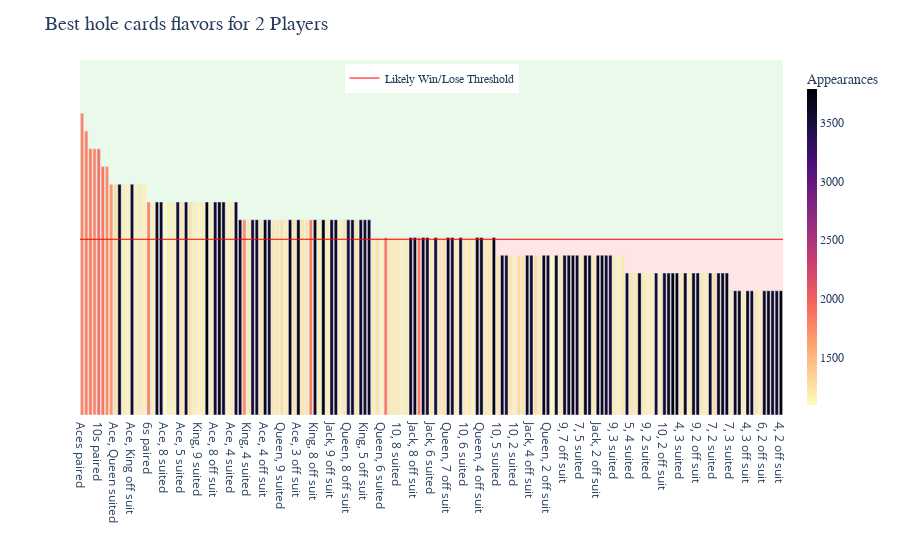
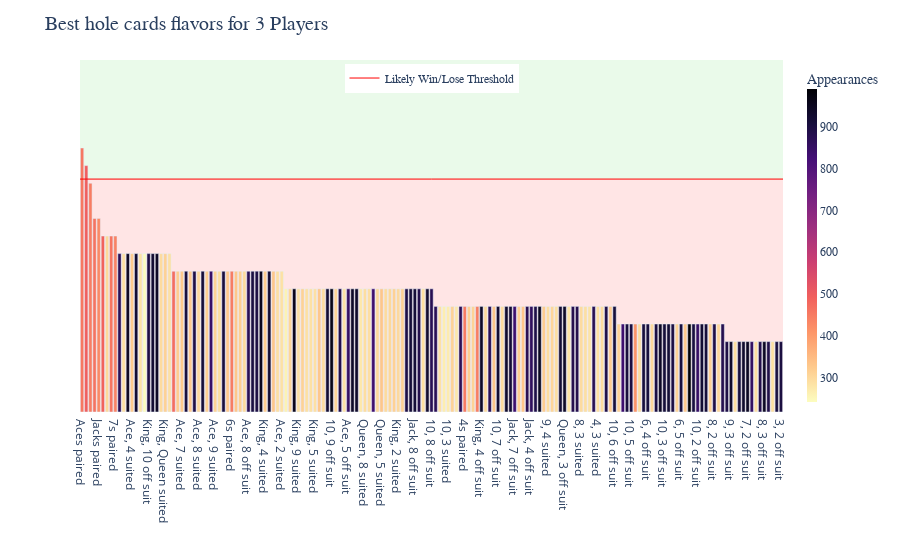
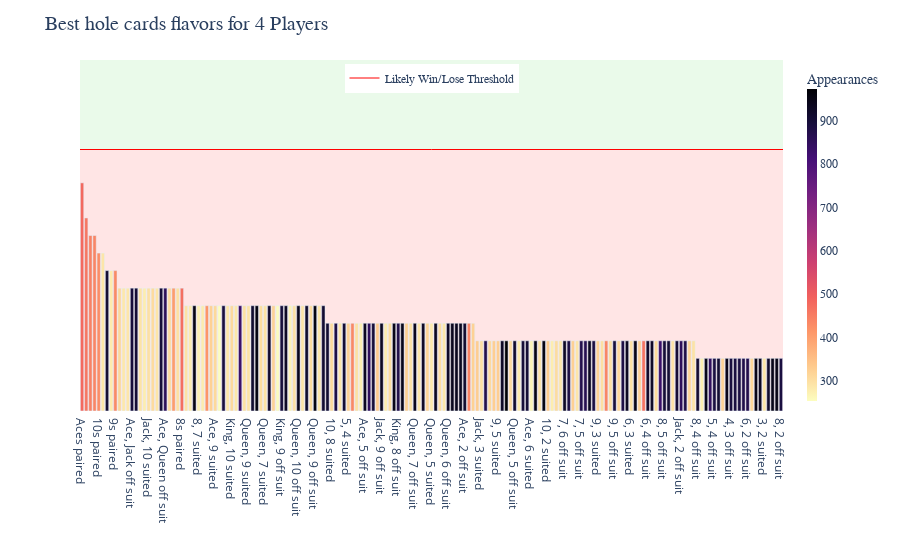
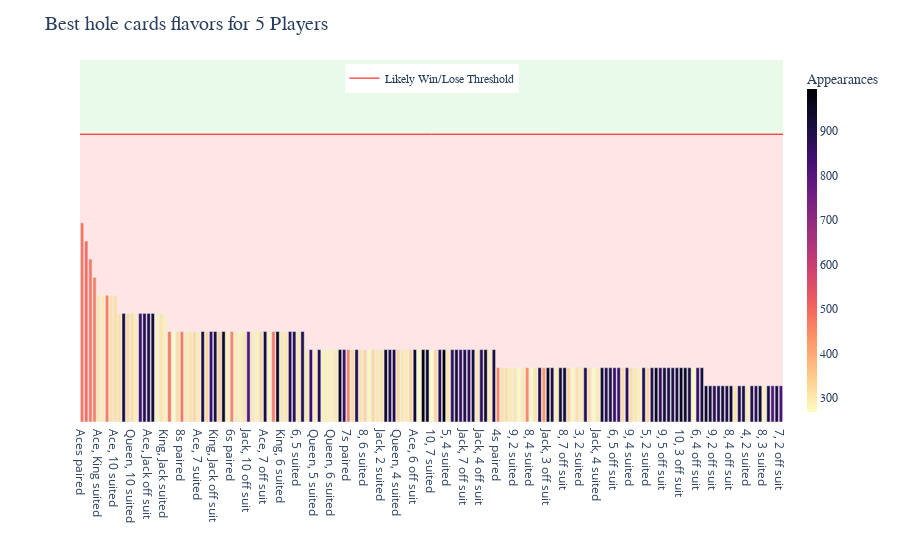

Write notebook code for charts like these, in order.
### Code cell
import importlib
import src.plot_data
importlib.reload(src.plot_data)

from src.plot_data import plot_data

for players in range(2, 11):
    plot_data(show_plot=True, n_players_to_plot=players)

### Figure 1 — Plotly figure (JSON) as saved in the notebook; plotly's stock layout.template omitted (floating-point values rounded to 4 significant figures; data arrays with more than 128 entries replaced by an {"elided": "..."} marker saying what was removed)
{"data": [{"alignmentgroup": "True", "customdata": {"elided": "169x1 float values"}, "hovertemplate": "hole cards flavor=%{x}<br>win ratio rounded down to nearest 5%=%{y:.0%}<br>win ratio=%{customdata[0]:.2%}<br>appearances=%{marker.color}<extra></extra>", "legendgroup": "", "marker": {"color": {"elided": "169 int values"}, "coloraxis": "coloraxis", "pattern": {"shape": ""}}, "name": "", "offsetgroup": "", "orientation": "v", "showlegend": false, "textposition": "auto", "type": "bar", "x": {"elided": "169 str values"}, "xaxis": "x", "y": {"elided": "169 float values"}, "yaxis": "y"}, {"line": {"color": "red", "width": 1}, "mode": "lines", "name": "Likely Win/Lose Threshold", "showlegend": true, "type": "scatter", "x": [null], "y": [null]}], "layout": {"barmode": "relative", "coloraxis": {"colorbar": {"thickness": 10, "tickfont": {"family": "monospace", "size": 12}, "title": {"font": {"family": "sans-serif", "size": 14}, "text": "Appearances"}}, "colorscale": [[0, "#fcfdbf"], [0.1111, "#feca8d"], [0.2222, "#fd9668"], [0.3333, "#f1605d"], [0.4444, "#cd4071"], [0.5556, "#9e2f7f"], [0.6667, "#721f81"], [0.7778, "#440f76"], [0.8889, "#180f3d"], [1, "#000004"]]}, "legend": {"font": {"family": "sans-serif", "size": 12}, "tracegroupgap": 0, "x": 0.5, "xanchor": "center", "y": 0.99, "yanchor": "top"}, "margin": {"t": 60}, "plot_bgcolor": "white", "shapes": [{"line": {"color": "red", "width": 1}, "type": "line", "x0": 0, "x1": 1, "xref": "paper", "y0": 0.495, "y1": 0.495, "yref": "y"}, {"fillcolor": "limegreen", "layer": "below", "line": {"width": 0}, "opacity": 0.1, "type": "rect", "x0": 0, "x1": 1, "xref": "paper", "y0": 0.495, "y1": 1, "yref": "y"}, {"fillcolor": "red", "layer": "below", "line": {"width": 0}, "opacity": 0.1, "type": "rect", "x0": 0, "x1": 1, "xref": "paper", "y0": 0, "y1": 0.495, "yref": "y"}], "title": {"font": {"family": "serif", "size": 20}, "text": "Best hole cards flavors for 2 Players"}, "xaxis": {"anchor": "y", "domain": [0, 1], "showgrid": false, "title": {"text": ""}}, "yaxis": {"anchor": "x", "domain": [0, 1], "range": [0, 1], "showgrid": false, "showticklabels": false, "title": {"text": ""}}}}

### Figure 2 — Plotly figure (JSON) as saved in the notebook; plotly's stock layout.template omitted (floating-point values rounded to 4 significant figures; data arrays with more than 128 entries replaced by an {"elided": "..."} marker saying what was removed)
{"data": [{"alignmentgroup": "True", "customdata": {"elided": "169x1 float values"}, "hovertemplate": "hole cards flavor=%{x}<br>win ratio rounded down to nearest 5%=%{y:.0%}<br>win ratio=%{customdata[0]:.2%}<br>appearances=%{marker.color}<extra></extra>", "legendgroup": "", "marker": {"color": {"elided": "169 int values"}, "coloraxis": "coloraxis", "pattern": {"shape": ""}}, "name": "", "offsetgroup": "", "orientation": "v", "showlegend": false, "textposition": "auto", "type": "bar", "x": {"elided": "169 str values"}, "xaxis": "x", "y": {"elided": "169 float values"}, "yaxis": "y"}, {"line": {"color": "red", "width": 1}, "mode": "lines", "name": "Likely Win/Lose Threshold", "showlegend": true, "type": "scatter", "x": [null], "y": [null]}], "layout": {"barmode": "relative", "coloraxis": {"colorbar": {"thickness": 10, "tickfont": {"family": "monospace", "size": 12}, "title": {"font": {"family": "sans-serif", "size": 14}, "text": "Appearances"}}, "colorscale": [[0, "#fcfdbf"], [0.1111, "#feca8d"], [0.2222, "#fd9668"], [0.3333, "#f1605d"], [0.4444, "#cd4071"], [0.5556, "#9e2f7f"], [0.6667, "#721f81"], [0.7778, "#440f76"], [0.8889, "#180f3d"], [1, "#000004"]]}, "legend": {"font": {"family": "sans-serif", "size": 12}, "tracegroupgap": 0, "x": 0.5, "xanchor": "center", "y": 0.99, "yanchor": "top"}, "margin": {"t": 60}, "plot_bgcolor": "white", "shapes": [{"line": {"color": "red", "width": 1}, "type": "line", "x0": 0, "x1": 1, "xref": "paper", "y0": 0.6617, "y1": 0.6617, "yref": "y"}, {"fillcolor": "limegreen", "layer": "below", "line": {"width": 0}, "opacity": 0.1, "type": "rect", "x0": 0, "x1": 1, "xref": "paper", "y0": 0.6617, "y1": 1, "yref": "y"}, {"fillcolor": "red", "layer": "below", "line": {"width": 0}, "opacity": 0.1, "type": "rect", "x0": 0, "x1": 1, "xref": "paper", "y0": 0, "y1": 0.6617, "yref": "y"}], "title": {"font": {"family": "serif", "size": 20}, "text": "Best hole cards flavors for 3 Players"}, "xaxis": {"anchor": "y", "domain": [0, 1], "showgrid": false, "title": {"text": ""}}, "yaxis": {"anchor": "x", "domain": [0, 1], "range": [0, 1], "showgrid": false, "showticklabels": false, "title": {"text": ""}}}}

### Figure 3 — Plotly figure (JSON) as saved in the notebook; plotly's stock layout.template omitted (floating-point values rounded to 4 significant figures; data arrays with more than 128 entries replaced by an {"elided": "..."} marker saying what was removed)
{"data": [{"alignmentgroup": "True", "customdata": {"elided": "169x1 float values"}, "hovertemplate": "hole cards flavor=%{x}<br>win ratio rounded down to nearest 5%=%{y:.0%}<br>win ratio=%{customdata[0]:.2%}<br>appearances=%{marker.color}<extra></extra>", "legendgroup": "", "marker": {"color": {"elided": "169 int values"}, "coloraxis": "coloraxis", "pattern": {"shape": ""}}, "name": "", "offsetgroup": "", "orientation": "v", "showlegend": false, "textposition": "auto", "type": "bar", "x": {"elided": "169 str values"}, "xaxis": "x", "y": {"elided": "169 float values"}, "yaxis": "y"}, {"line": {"color": "red", "width": 1}, "mode": "lines", "name": "Likely Win/Lose Threshold", "showlegend": true, "type": "scatter", "x": [null], "y": [null]}], "layout": {"barmode": "relative", "coloraxis": {"colorbar": {"thickness": 10, "tickfont": {"family": "monospace", "size": 12}, "title": {"font": {"family": "sans-serif", "size": 14}, "text": "Appearances"}}, "colorscale": [[0, "#fcfdbf"], [0.1111, "#feca8d"], [0.2222, "#fd9668"], [0.3333, "#f1605d"], [0.4444, "#cd4071"], [0.5556, "#9e2f7f"], [0.6667, "#721f81"], [0.7778, "#440f76"], [0.8889, "#180f3d"], [1, "#000004"]]}, "legend": {"font": {"family": "sans-serif", "size": 12}, "tracegroupgap": 0, "x": 0.5, "xanchor": "center", "y": 0.99, "yanchor": "top"}, "margin": {"t": 60}, "plot_bgcolor": "white", "shapes": [{"line": {"color": "red", "width": 1}, "type": "line", "x0": 0, "x1": 1, "xref": "paper", "y0": 0.745, "y1": 0.745, "yref": "y"}, {"fillcolor": "limegreen", "layer": "below", "line": {"width": 0}, "opacity": 0.1, "type": "rect", "x0": 0, "x1": 1, "xref": "paper", "y0": 0.745, "y1": 1, "yref": "y"}, {"fillcolor": "red", "layer": "below", "line": {"width": 0}, "opacity": 0.1, "type": "rect", "x0": 0, "x1": 1, "xref": "paper", "y0": 0, "y1": 0.745, "yref": "y"}], "title": {"font": {"family": "serif", "size": 20}, "text": "Best hole cards flavors for 4 Players"}, "xaxis": {"anchor": "y", "domain": [0, 1], "showgrid": false, "title": {"text": ""}}, "yaxis": {"anchor": "x", "domain": [0, 1], "range": [0, 1], "showgrid": false, "showticklabels": false, "title": {"text": ""}}}}

### Figure 4 — Plotly figure (JSON) as saved in the notebook; plotly's stock layout.template omitted (floating-point values rounded to 4 significant figures; data arrays with more than 128 entries replaced by an {"elided": "..."} marker saying what was removed)
{"data": [{"alignmentgroup": "True", "customdata": {"elided": "169x1 float values"}, "hovertemplate": "hole cards flavor=%{x}<br>win ratio rounded down to nearest 5%=%{y:.0%}<br>win ratio=%{customdata[0]:.2%}<br>appearances=%{marker.color}<extra></extra>", "legendgroup": "", "marker": {"color": {"elided": "169 int values"}, "coloraxis": "coloraxis", "pattern": {"shape": ""}}, "name": "", "offsetgroup": "", "orientation": "v", "showlegend": false, "textposition": "auto", "type": "bar", "x": {"elided": "169 str values"}, "xaxis": "x", "y": {"elided": "169 float values"}, "yaxis": "y"}, {"line": {"color": "red", "width": 1}, "mode": "lines", "name": "Likely Win/Lose Threshold", "showlegend": true, "type": "scatter", "x": [null], "y": [null]}], "layout": {"barmode": "relative", "coloraxis": {"colorbar": {"thickness": 10, "tickfont": {"family": "monospace", "size": 12}, "title": {"font": {"family": "sans-serif", "size": 14}, "text": "Appearances"}}, "colorscale": [[0, "#fcfdbf"], [0.1111, "#feca8d"], [0.2222, "#fd9668"], [0.3333, "#f1605d"], [0.4444, "#cd4071"], [0.5556, "#9e2f7f"], [0.6667, "#721f81"], [0.7778, "#440f76"], [0.8889, "#180f3d"], [1, "#000004"]]}, "legend": {"font": {"family": "sans-serif", "size": 12}, "tracegroupgap": 0, "x": 0.5, "xanchor": "center", "y": 0.99, "yanchor": "top"}, "margin": {"t": 60}, "plot_bgcolor": "white", "shapes": [{"line": {"color": "red", "width": 1}, "type": "line", "x0": 0, "x1": 1, "xref": "paper", "y0": 0.795, "y1": 0.795, "yref": "y"}, {"fillcolor": "limegreen", "layer": "below", "line": {"width": 0}, "opacity": 0.1, "type": "rect", "x0": 0, "x1": 1, "xref": "paper", "y0": 0.795, "y1": 1, "yref": "y"}, {"fillcolor": "red", "layer": "below", "line": {"width": 0}, "opacity": 0.1, "type": "rect", "x0": 0, "x1": 1, "xref": "paper", "y0": 0, "y1": 0.795, "yref": "y"}], "title": {"font": {"family": "serif", "size": 20}, "text": "Best hole cards flavors for 5 Players"}, "xaxis": {"anchor": "y", "domain": [0, 1], "showgrid": false, "title": {"text": ""}}, "yaxis": {"anchor": "x", "domain": [0, 1], "range": [0, 1], "showgrid": false, "showticklabels": false, "title": {"text": ""}}}}
